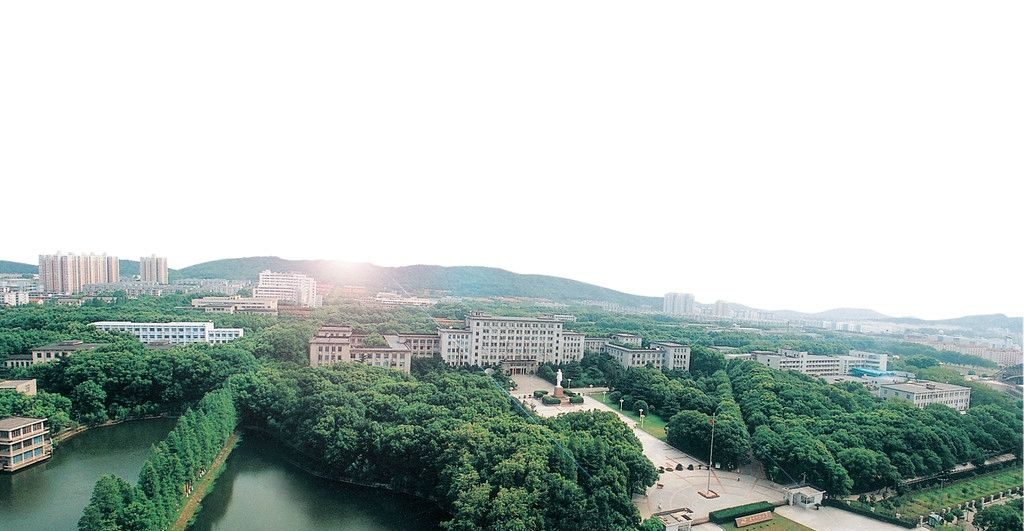
#> input picture photo/hust.jpg, 1024 x 531 px, found by its file name
$ python opencvDemo2.py
#> lines starting #> are read from the running program, lines starting #| are printed output that depends on the picture; after the words box and inside, x2 and y2 are one past the last pixel; in counts of white or black regions, pixels touching at a corner belong together
import cv2

# 加载图像
img1 = cv2.imread('photo\\hust.jpg')
#> img1 is the input picture: shape (531, 1024, 3); mean B, G, R 187.8, 192.5, 181.3
img2 = cv2.imread('src\\timg.jpg')
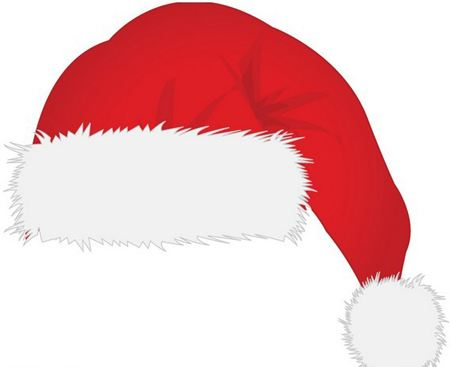
#> input picture src/timg.jpg, 450 x 367 px, found by its file name
#> img2 is the input picture: shape (367, 450, 3); mean B, G, R 194.5, 192.8, 238.4
# I want to put logo on top-left corner, So I create a ROI
rows, cols, channels = img2.shape
#> rows = 367; cols = 450; channels = 3
# 左上角坐标(75,85)，右下角坐标(220,250) mouth = image[85:250, 75:220] image[y0:y1, x0:x1]
roi = img1[0:rows, 0:cols]
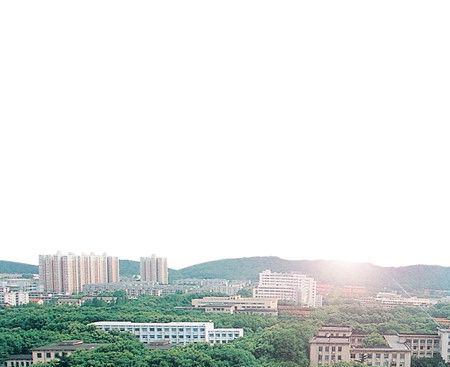
#> roi: shape (367, 450, 3); mean B, G, R 225.5, 227.4, 223.3
# cv2.imshow('roi', roi)
# Now create a mask of logo and create its inverse mask also
img2gray = cv2.cvtColor(img2,cv2.COLOR_BGR2GRAY)
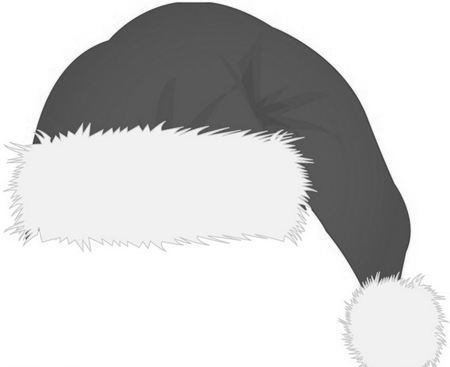
#> img2gray: shape (367, 450); min 45, max 255, mean 206.6
ret, mask_front = cv2.threshold(img2gray, 250, 255, cv2.THRESH_BINARY)
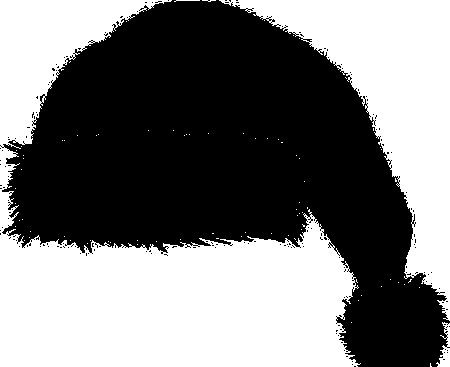
#> mask_front: shape (367, 450); 48% white; 84 white regions (80 under 20 px), largest, box (x1, y1, x2, y2) and area: (0, 0, 361, 367) 54654, (219, 0, 450, 321) 24205, (436, 322, 450, 367) 286, (174, 0, 200, 2) 26
mask_inv = cv2.bitwise_not(mask_front)
# Now black-out the area of logo in ROI
# 取roi 中与mask 中不为零的值对应的像素的值，其他值为0
# 注意这里必须有mask=mask 或者mask=mask_inv, 其中的mask= 不能忽略
img1_bg = cv2.bitwise_and(roi, roi, mask=mask_front)
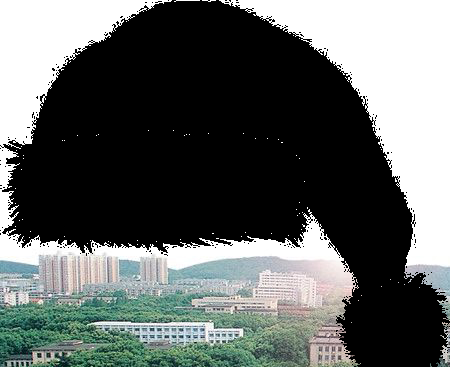
#> img1_bg: shape (367, 450, 3); mean B, G, R 97.9, 99.7, 95.5
# 取roi 中与mask_inv 中不为零的值对应的像素的值，其他值为0。
# Take only region of logo from logo image.
img2_fg = cv2.bitwise_and(img2, img2, mask=mask_inv)
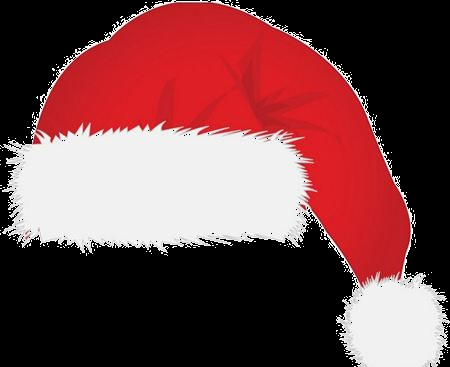
#> img2_fg: shape (367, 450, 3); mean B, G, R 72.2, 70.4, 116
# Put logo in ROI and modify the main image
dst = cv2.add(img1_bg, img2_fg)
img1[0:rows, 0:cols] = dst
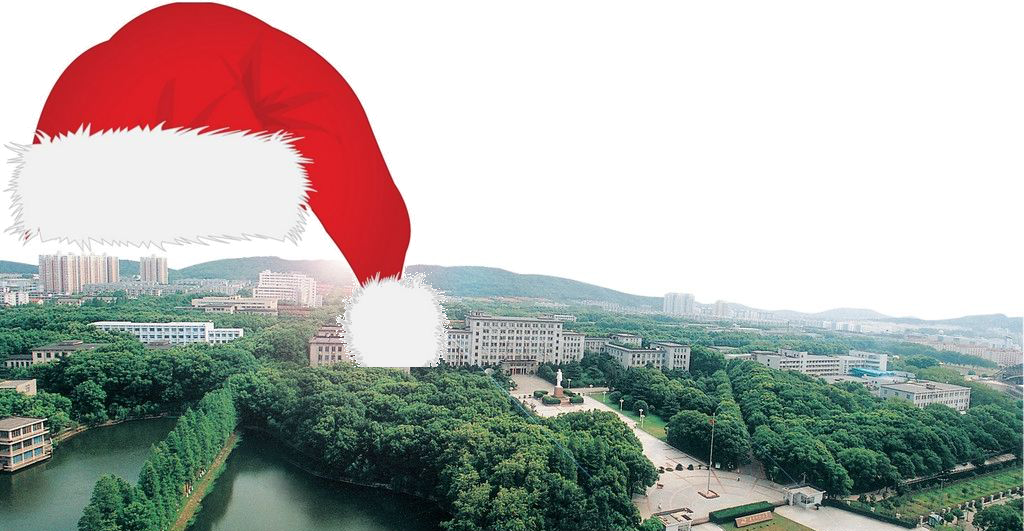
#> img1: shape (531, 1024, 3); mean B, G, R 171, 175.1, 177.8
cv2.imshow('img1_bg', img1_bg)
cv2.imshow('img2_fg', img2_fg)
cv2.imshow('res', img1)
cv2.waitKey(0)
cv2.destroyAllWindows()
